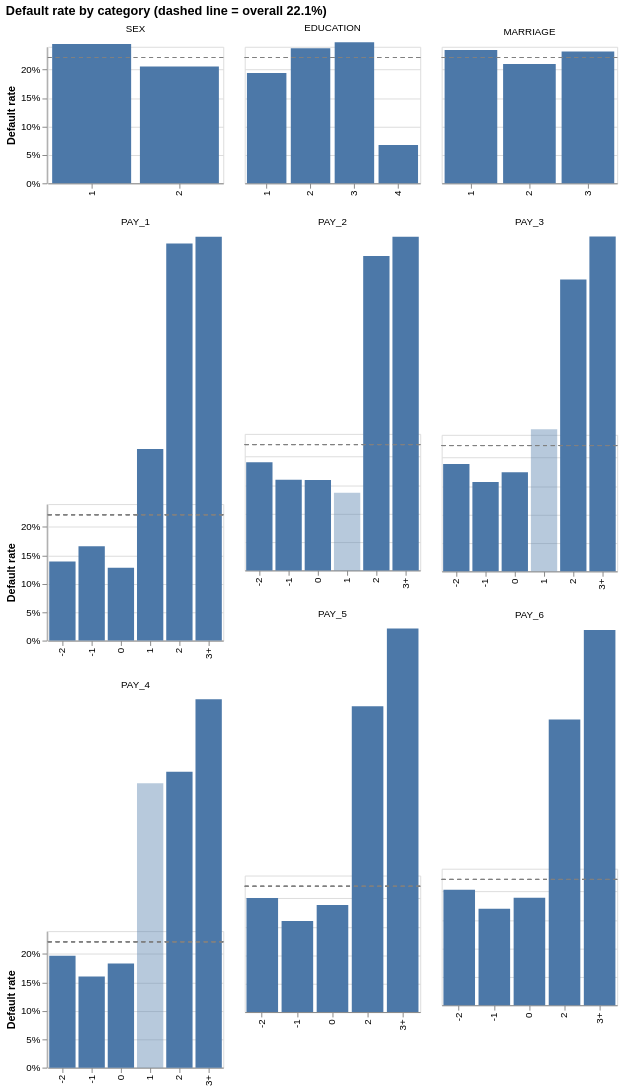

Write notebook code for a chart like this one.
### Code cell
CATEGORY_ORDER = ["-2", "-1", "0", "1", "2", "3", "4", "3+"]

long = train.melt(id_vars=TARGET, value_vars=DISCRETE, var_name="variable", value_name="category")

# Group 3+ months late into one bucket for PAY_* only; codes 4-8 each have <100 clients
is_late = long["variable"].isin(PAY_STATUS) & (long["category"] >= 3)
long["category"] = long["category"].astype(str).where(~is_late, "3+")

rates = (
    long.groupby(["variable", "category"])[TARGET].agg(default_rate="mean", n="size").reset_index()
)
base_rate = train[TARGET].mean()

bars = (
    alt.Chart()
    .mark_bar()
    .encode(
        x=alt.X("category:N", title=None, sort=CATEGORY_ORDER),
        y=alt.Y("default_rate:Q", title="Default rate", axis=alt.Axis(format="%")),
        opacity=alt.condition("datum.n >= 100", alt.value(1), alt.value(0.4)),
        tooltip=[
            alt.Tooltip("category:N", title="Category"),
            alt.Tooltip("default_rate:Q", title="Default rate", format=".1%"),
            alt.Tooltip("n:Q", title="Clients", format=","),
        ],
    )
)
overall = alt.Chart().mark_rule(color="gray", strokeDash=[4, 4]).encode(y=alt.datum(base_rate))

alt.layer(bars, overall, data=rates).properties(width=180, height=140).facet(
    facet=alt.Facet("variable:N", title=None, sort=DISCRETE), columns=3
).resolve_scale(x="independent").properties(
    title=f"Default rate by category (dashed line = overall {base_rate:.1%})"
)

### Figure 1 — Vega specification as saved in the notebook (floating-point values rounded to 4 significant figures)
{"$schema": "https://vega.github.io/schema/vega/v6.json", "data": [{"name": "source_0", "values": [{"variable": "EDUCATION", "category": "1", "default_rate": 0.1938, "n": 8487, "facet_variable_sort_index": 1.0}, {"variable": "EDUCATION", "category": "2", "default_rate": 0.2376, "n": 11228, "facet_variable_sort_index": 1.0}, {"variable": "EDUCATION", "category": "3", "default_rate": 0.2481, "n": 3914, "facet_variable_sort_index": 1.0}, {"variable": "EDUCATION", "category": "4", "default_rate": 0.06739, "n": 371, "facet_variable_sort_index": 1.0}, {"variable": "MARRIAGE", "category": "1", "default_rate": 0.2343, "n": 10889, "facet_variable_sort_index": 2.0}, {"variable": "MARRIAGE", "category": "2", "default_rate": 0.2099, "n": 12826, "facet_variable_sort_index": 2.0}, {"variable": "MARRIAGE", "category": "3", "default_rate": 0.2316, "n": 285, "facet_variable_sort_index": 2.0}, {"variable": "PAY_1", "category": "-1", "default_rate": 0.1656, "n": 4564, "facet_variable_sort_index": 3.0}, {"variable": "PAY_1", "category": "-2", "default_rate": 0.1389, "n": 2160, "facet_variable_sort_index": 3.0}, {"variable": "PAY_1", "category": "0", "default_rate": 0.1279, "n": 11823, "facet_variable_sort_index": 3.0}, {"variable": "PAY_1", "category": "1", "default_rate": 0.337, "n": 2964, "facet_variable_sort_index": 3.0}, {"variable": "PAY_1", "category": "2", "default_rate": 0.6981, "n": 2113, "facet_variable_sort_index": 3.0}, {"variable": "PAY_1", "category": "3+", "default_rate": 0.7101, "n": 376, "facet_variable_sort_index": 3.0}, {"variable": "PAY_2", "category": "-1", "default_rate": 0.1591, "n": 4851, "facet_variable_sort_index": 4.0}, {"variable": "PAY_2", "category": "-2", "default_rate": 0.1902, "n": 2986, "facet_variable_sort_index": 4.0}, {"variable": "PAY_2", "category": "0", "default_rate": 0.159, "n": 12621, "facet_variable_sort_index": 4.0}, {"variable": "PAY_2", "category": "1", "default_rate": 0.1364, "n": 22, "facet_variable_sort_index": 4.0}, {"variable": "PAY_2", "category": "2", "default_rate": 0.5529, "n": 3138, "facet_variable_sort_index": 4.0}, {"variable": "PAY_2", "category": "3+", "default_rate": 0.5864, "n": 382, "facet_variable_sort_index": 4.0}, {"variable": "PAY_3", "category": "-1", "default_rate": 0.1571, "n": 4792, "facet_variable_sort_index": 5.0}, {"variable": "PAY_3", "category": "-2", "default_rate": 0.1888, "n": 3237, "facet_variable_sort_index": 5.0}, {"variable": "PAY_3", "category": "0", "default_rate": 0.1744, "n": 12614, "facet_variable_sort_index": 5.0}, {"variable": "PAY_3", "category": "1", "default_rate": 0.25, "n": 4, "facet_variable_sort_index": 5.0}, {"variable": "PAY_3", "category": "2", "default_rate": 0.5133, "n": 3049, "facet_variable_sort_index": 5.0}, {"variable": "PAY_3", "category": "3+", "default_rate": 0.5888, "n": 304, "facet_variable_sort_index": 5.0}, {"variable": "PAY_4", "category": "-1", "default_rate": 0.1604, "n": 4575, "facet_variable_sort_index": 6.0}, {"variable": "PAY_4", "category": "-2", "default_rate": 0.1967, "n": 3467, "facet_variable_sort_index": 6.0}, {"variable": "PAY_4", "category": "0", "default_rate": 0.1831, "n": 13180, "facet_variable_sort_index": 6.0}, {"variable": "PAY_4", "category": "1", "default_rate": 0.5, "n": 2, "facet_variable_sort_index": 6.0}, {"variable": "PAY_4", "category": "2", "default_rate": 0.52, "n": 2498, "facet_variable_sort_index": 6.0}, {"variable": "PAY_4", "category": "3+", "default_rate": 0.6475, "n": 278, "facet_variable_sort_index": 6.0}, {"variable": "PAY_5", "category": "-1", "default_rate": 0.1602, "n": 4452, "facet_variable_sort_index": 7.0}, {"variable": "PAY_5", "category": "-2", "default_rate": 0.2004, "n": 3607, "facet_variable_sort_index": 7.0}, {"variable": "PAY_5", "category": "0", "default_rate": 0.1884, "n": 13554, "facet_variable_sort_index": 7.0}, {"variable": "PAY_5", "category": "2", "default_rate": 0.5377, "n": 2120, "facet_variable_sort_index": 7.0}, {"variable": "PAY_5", "category": "3+", "default_rate": 0.6742, "n": 267, "facet_variable_sort_index": 7.0}, {"variable": "PAY_6", "category": "-1", "default_rate": 0.1696, "n": 4646, "facet_variable_sort_index": 8.0}, {"variable": "PAY_6", "category": "-2", "default_rate": 0.2032, "n": 3883, "facet_variable_sort_index": 8.0}, {"variable": "PAY_6", "category": "0", "default_rate": 0.1889, "n": 13010, "facet_variable_sort_index": 8.0}, {"variable": "PAY_6", "category": "2", "default_rate": 0.5023, "n": 2220, "facet_variable_sort_index": 8.0}, {"variable": "PAY_6", "category": "3+", "default_rate": 0.6598, "n": 241, "facet_variable_sort_index": 8.0}, {"variable": "SEX", "category": "1", "default_rate": 0.245, "n": 9518, "facet_variable_sort_index": 0.0}, {"variable": "SEX", "category": "2", "default_rate": 0.2056, "n": 14482, "facet_variable_sort_index": 0.0}]}, {"name": "facet_domain"}, {"name": "facet_domain_row", "values": [{"data": 0.0}, {"data": 1.0}, {"data": 2.0}]}, {"name": "data_2"}, {"name": "data_3"}], "signals": [{"name": "child_width", "value": 180}, {"name": "child_height", "value": 140}], "marks": [{"type": "group", "name": "row_header", "from": {"data": "facet_domain_row"}, "encode": {"update": {"height": {"signal": "child_height"}}}, "axes": [{"scale": "y", "grid": false, "tickCount": {"signal": "ceil(child_height/40)"}, "title": "Default rate", "orient": "left", "format": "%", "labelOverlap": true, "zindex": 0}], "role": "row-header"}, {"type": "group", "name": "cell", "from": {"facet": {"data": "source_0", "name": "facet", "groupby": ["variable"], "aggregate": {"fields": ["facet_variable_sort_index"], "ops": ["max"], "as": ["facet_variable_sort_index"]}}}, "sort": {"field": ["datum[\"facet_variable_sort_index\"]"], "order": ["ascending"]}, "encode": {"update": {"width": {"signal": "child_width"}, "height": {"signal": "child_height"}}}, "data": [{"name": "data_0", "source": "facet", "transform": [{"type": "formula", "expr": "datum[\"category\"]===\"-2\" ? 0 : datum[\"category\"]===\"-1\" ? 1 : datum[\"category\"]===\"0\" ? 2 : datum[\"category\"]===\"1\" ? 3 : datum[\"category\"]===\"2\" ? 4 : datum[\"category\"]===\"3\" ? 5 : datum[\"category\"]===\"4\" ? 6 : datum[\"category\"]===\"3+\" ? 7 : 8", "as": "x_category_sort_index"}, {"type": "project", "fields": ["category", "default_rate", "n", "x_category_sort_index"]}]}, {"name": "data_1", "source": "data_0", "transform": [{"type": "stack", "field": "default_rate", "groupby": ["category"], "sort": {"field": [], "order": []}, "as": ["default_rate_start", "default_rate_end"], "offset": "zero"}, {"type": "filter", "expr": "isValid(datum[\"default_rate\"]) && isFinite(+datum[\"default_rate\"])"}, {"type": "project", "fields": ["category", "default_rate", "default_rate_end", "default_rate_start", "n"]}]}, {"name": "data_0_child_x_domain_category_1", "source": "data_0", "transform": [{"type": "aggregate", "groupby": ["category"], "fields": ["x_category_sort_index"], "ops": ["min"], "as": ["sort_field"]}, {"type": "project", "fields": ["category", "sort_field"]}]}], "marks": [{"type": "rect", "name": "child_layer_0_marks", "from": {"data": "data_1"}, "encode": {"update": {"x": {"field": "category", "scale": "child_x"}, "fill": {"value": "#4c78a8"}, "opacity": [{"value": 1, "test": "datum.n >= 100"}, {"value": 0.4}], "tooltip": {"signal": "{\"Category\": isValid(datum[\"category\"]) ? isArray(datum[\"category\"]) ? join(datum[\"category\"], '\\n') : datum[\"category\"] : \"\"+datum[\"category\"], \"Default rate\": format(datum[\"default_rate\"], \".1%\"), \"Clients\": format(datum[\"n\"], \",\")}"}, "y2": {"field": "default_rate_start", "scale": "y"}, "y": {"field": "default_rate_end", "scale": "y"}, "width": {"signal": "max(0.25, bandwidth('child_x'))"}}}, "style": ["bar"]}, {"type": "rule", "name": "child_layer_1_marks", "from": {"data": "facet"}, "encode": {"update": {"strokeDash": {"value": [4, 4]}, "y": {"value": 0.2212, "scale": "y"}, "stroke": {"value": "gray"}, "x": {"field": {"signal": null, "datum": null, "group": "width", "parent": null}}, "x2": {"value": 0}}}, "style": ["rule"]}], "scales": [{"name": "child_x", "type": "band", "domain": {"data": "data_0_child_x_domain_category_1", "field": "category", "sort": {"op": "max", "field": "sort_field"}}, "range": [0, {"signal": "child_width"}], "paddingInner": 0.1, "paddingOuter": 0.05}], "axes": [{"scale": "y", "ticks": false, "labels": false, "orient": "left", "minExtent": 0, "zindex": 0, "domain": false, "tickCount": {"signal": "ceil(child_height/40)"}, "maxExtent": 0, "grid": true, "gridScale": "child_x", "aria": false}, {"scale": "child_x", "orient": "bottom", "grid": false, "zindex": 0, "labelBaseline": "middle", "labelAngle": 270, "labelAlign": "right"}], "title": {"text": {"signal": "isValid(parent[\"variable\"]) ? parent[\"variable\"] : \"\"+parent[\"variable\"]"}, "style": "guide-label", "frame": "group", "offset": 10}, "style": "cell"}], "scales": [{"name": "y", "type": "linear", "domain": {"fields": [{"data": "data_3", "field": "default_rate_start"}, {"data": "data_3", "field": "default_rate_end"}, [0.2212]]}, "range": [{"signal": "child_height"}, 0], "zero": true, "nice": true}], "title": {"text": "Default rate by category (dashed line = overall 22.1%)", "anchor": "start"}, "layout": {"padding": 20, "bounds": "full", "align": "none", "columns": 3}, "background": "white", "padding": 5}
